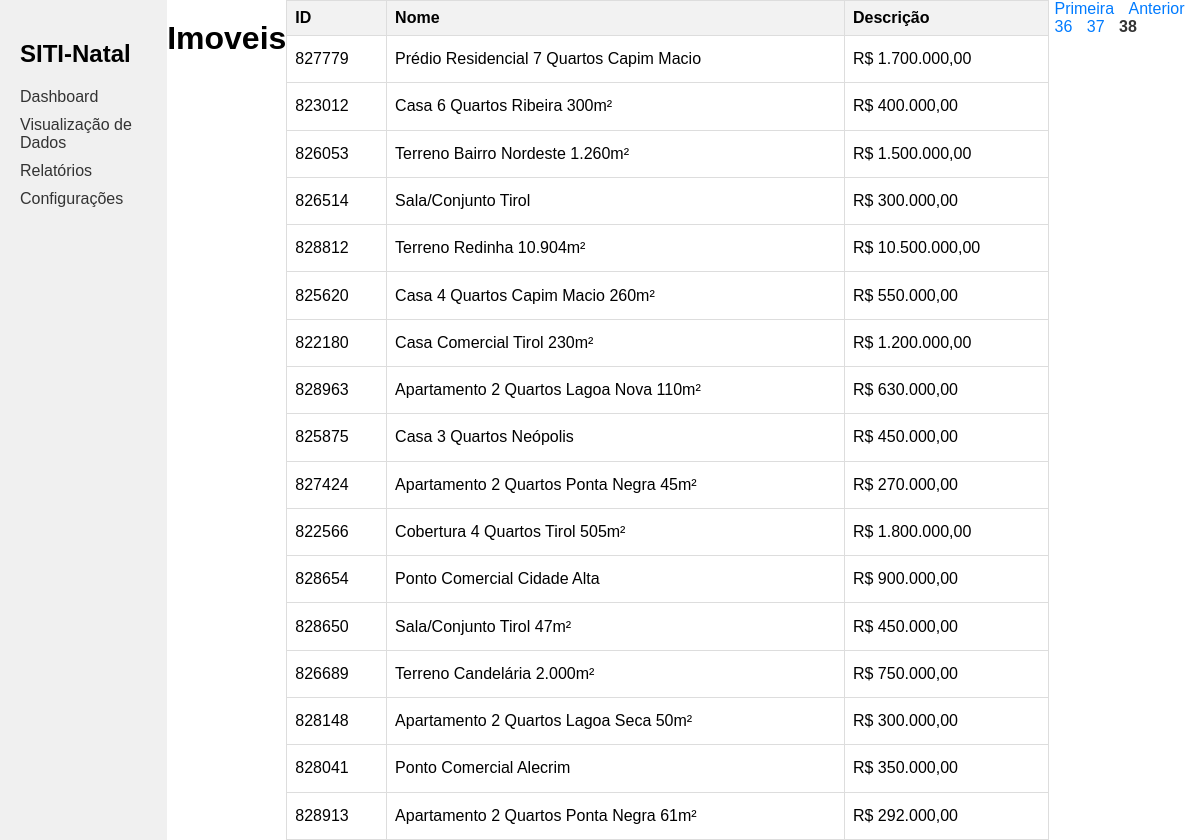
The page /vizualização?page=38 on the database as committed earlier.
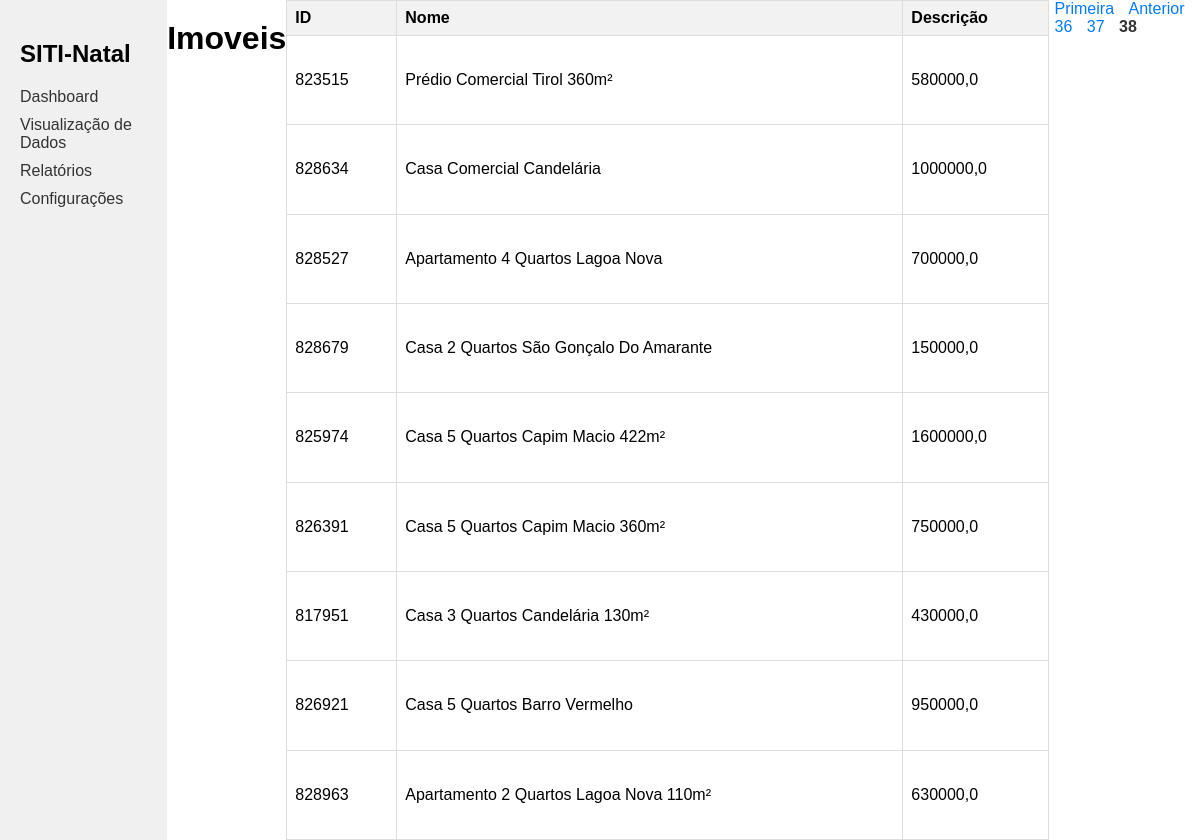
The same page on the database as committed later.
### webcrawler/models.py (models this page shows, shortened)
class Imovel(models.Model):
    imovel_tipo = models.CharField(max_length=500)
    imovel_codigo = models.IntegerField(null=True, blank=True)
    imovel_m2 = models.IntegerField(null=True, blank=True)
    imovel_endereco = models.CharField(max_length=500)
    imovel_rua = models.CharField(max_length=100,null=True, blank=True)
    imovel_bairro = models.CharField(max_length=100,null=True, blank=True)
    imovel_cidade = models.CharField(max_length=100,null=True, blank=True)
    imovel_site = models.CharField(max_length=100,null=True, blank=True)
    imovel_valor = models.FloatField()
    created_at = models.DateTimeField(auto_now_add=True)
    updated_at = models.DateTimeField(auto_now=True)

### web/views.py (called while the page is built)
def vizualizacao(request):
    objetos = Imovel.objects.all()
    paginator = Paginator(objetos, 30)
    page_number = request.GET.get('page')
    page_obj = paginator.get_page(page_number)
    return render(request, 'web/pages/vizualizacao.html', {'page_obj': page_obj})

### web/templates/web/pages/vizualizacao.html (shortened to what this page needs)
{% extends "static/base.html" %}
{% block 'content' %}
    <h1 class="centraliza"> Imoveis</h1>
    <table>
        <thead>
            <tr>
                <th>ID</th>
                <th>Nome</th>
                <th>Descrição</th>
            </tr>
        </thead>
        <tbody>
            {% for objeto in page_obj %}
                <tr>
                    <td>{{ objeto.imovel_codigo }}</td>
                    <td>{{ objeto.imovel_tipo }}</td>
                    <td>{{ objeto.imovel_valor }}</td>
                </tr>
            {% endfor %}
        </tbody>
    </table>
    <div class="pagination">
        {% if page_obj.has_previous %}
            <a href="?page=1">Primeira</a>
            <a href="?page={{ page_obj.previous_page_number }}">Anterior</a>
        {% endif %}
        {% for num in page_obj.paginator.page_range %}
            {% if page_obj.number == num %}
                <strong>{{ num }}</strong>
            {% elif num > page_obj.number|add:'-3' and num < page_obj.number|add:'3' %}
                <a href="?page={{ num }}">{{ num }}</a>
            {% endif %}
        {% endfor %}
    </div>
{% endblock 'content' %}

### templates/static/base.html (shortened to what this page needs)
<!DOCTYPE html>
<html lang="pt-BR">
<head>
    {% load static %}
    <link rel="stylesheet" href="{% static 'web/css/styles.css' %}">
</head>
<body>
    <div class="sidebar">
        <h2>SITI-Natal</h2>
        <ul>
            <li><a href="{% url "dashboard" %}">Dashboard</a></li>
            <li><a href="{% url "vizualizacao" %}">Visualização de Dados</a></li>
            <li><a href="{% url "relatorio" %}">Relatórios</a></li>
            <li><a href="{% url "configuracao" %}">Configurações</a></li>
        </ul>
    </div>
    {% block 'content' %}
    {% endblock 'content' %}
</body>
</html>

### web/static/web/css/styles.css (style rules this page uses)
body { font-family: Arial, sans-serif; margin: 0; padding: 0; display: flex; }
.sidebar { width: 200px; background-color: #f0f0f0; height: 100vh; padding: 20px; }
.sidebar ul { list-style-type: none; padding: 0; }
.sidebar li { margin-bottom: 10px; }
.sidebar a { text-decoration: none; color: #333; }
table { width: 100%; border-collapse: collapse; }
th, td { padding: 8px; text-align: left; border: 1px solid #ddd; }
th { background-color: #f2f2f2; }
.pagination a { margin: 0 5px; text-decoration: none; color: #007bff; }
.pagination strong { margin: 0 5px; font-weight: bold; color: #333; }
.centraliza { text-align: center; margin-top: 20px; margin-bottom: 10px; }

Rows that differ between the two databases and show on the page:
removed Imovel: imovel_codigo "827779", imovel_tipo "Prédio Residencial 7 Quartos Capim Macio", imovel_valor "R$ 1.700.000,00"
removed Imovel: imovel_codigo "823012", imovel_tipo "Casa 6 Quartos Ribeira 300m²", imovel_valor "R$ 400.000,00"
removed Imovel: imovel_codigo "826053", imovel_tipo "Terreno Bairro Nordeste 1.260m²", imovel_valor "R$ 1.500.000,00"
removed Imovel: imovel_codigo "826514", imovel_tipo "Sala/Conjunto Tirol", imovel_valor "R$ 300.000,00"
removed Imovel: imovel_codigo "828812", imovel_tipo "Terreno Redinha 10.904m²", imovel_valor "R$ 10.500.000,00"
removed Imovel: imovel_codigo "825620", imovel_tipo "Casa 4 Quartos Capim Macio 260m²", imovel_valor "R$ 550.000,00"
removed Imovel: imovel_codigo "822180", imovel_tipo "Casa Comercial Tirol 230m²", imovel_valor "R$ 1.200.000,00"
removed Imovel: imovel_codigo "828963", imovel_tipo "Apartamento 2 Quartos Lagoa Nova 110m²", imovel_valor "R$ 630.000,00"
removed Imovel: imovel_codigo "825875", imovel_tipo "Casa 3 Quartos Neópolis", imovel_valor "R$ 450.000,00"
removed Imovel: imovel_codigo "827424", imovel_tipo "Apartamento 2 Quartos Ponta Negra 45m²", imovel_valor "R$ 270.000,00"
removed Imovel: imovel_codigo "822566", imovel_tipo "Cobertura 4 Quartos Tirol 505m²", imovel_valor "R$ 1.800.000,00"
removed Imovel: imovel_codigo "828654", imovel_tipo "Ponto Comercial Cidade Alta", imovel_valor "R$ 900.000,00"
removed Imovel: imovel_codigo "828650", imovel_tipo "Sala/Conjunto Tirol 47m²", imovel_valor "R$ 450.000,00"
removed Imovel: imovel_codigo "826689", imovel_tipo "Terreno Candelária 2.000m²", imovel_valor "R$ 750.000,00"
removed Imovel: imovel_codigo "828148", imovel_tipo "Apartamento 2 Quartos Lagoa Seca 50m²", imovel_valor "R$ 300.000,00"
removed Imovel: imovel_codigo "828041", imovel_tipo "Ponto Comercial Alecrim", imovel_valor "R$ 350.000,00"
removed Imovel: imovel_codigo "828913", imovel_tipo "Apartamento 2 Quartos Ponta Negra 61m²", imovel_valor "R$ 292.000,00"
added Imovel: imovel_codigo "823515", imovel_tipo "Prédio Comercial Tirol 360m²", imovel_valor "580000,0"
added Imovel: imovel_codigo "828634", imovel_tipo "Casa Comercial Candelária", imovel_valor "1000000,0"
added Imovel: imovel_codigo "828527", imovel_tipo "Apartamento 4 Quartos Lagoa Nova", imovel_valor "700000,0"
added Imovel: imovel_codigo "828679", imovel_tipo "Casa 2 Quartos São Gonçalo Do Amarante", imovel_valor "150000,0"
added Imovel: imovel_codigo "825974", imovel_tipo "Casa 5 Quartos Capim Macio 422m²", imovel_valor "1600000,0"
added Imovel: imovel_codigo "826391", imovel_tipo "Casa 5 Quartos Capim Macio 360m²", imovel_valor "750000,0"
added Imovel: imovel_codigo "817951", imovel_tipo "Casa 3 Quartos Candelária 130m²", imovel_valor "430000,0"
added Imovel: imovel_codigo "826921", imovel_tipo "Casa 5 Quartos Barro Vermelho", imovel_valor "950000,0"
added Imovel: imovel_codigo "828963", imovel_tipo "Apartamento 2 Quartos Lagoa Nova 110m²", imovel_valor "630000,0"
